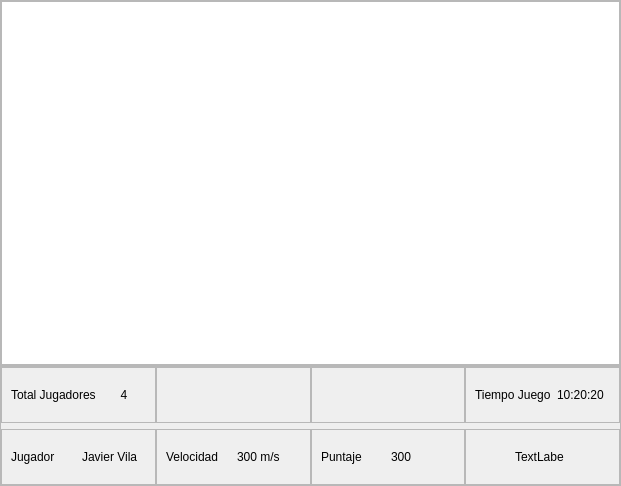
<?xml version="1.0" encoding="UTF-8"?>
<ui version="4.0">
 <class>Dialog</class>
 <widget class="QDialog" name="Dialog">
  <property name="geometry">
   <rect>
    <x>0</x>
    <y>0</y>
    <width>621</width>
    <height>486</height>
   </rect>
  </property>
  <property name="windowTitle">
   <string>Dialog</string>
  </property>
  <layout class="QVBoxLayout" name="verticalLayout_3">
   <property name="spacing">
    <number>0</number>
   </property>
   <property name="leftMargin">
    <number>0</number>
   </property>
   <property name="topMargin">
    <number>0</number>
   </property>
   <property name="rightMargin">
    <number>0</number>
   </property>
   <property name="bottomMargin">
    <number>0</number>
   </property>
   <item>
    <widget class="QWidget" name="widget" native="true">
     <layout class="QVBoxLayout" name="verticalLayout_2">
      <property name="spacing">
       <number>0</number>
      </property>
      <property name="leftMargin">
       <number>0</number>
      </property>
      <property name="topMargin">
       <number>0</number>
      </property>
      <property name="rightMargin">
       <number>0</number>
      </property>
      <property name="bottomMargin">
       <number>0</number>
      </property>
      <item>
       <widget class="QFrame" name="frame">
        <property name="frameShape">
         <enum>QFrame::StyledPanel</enum>
        </property>
        <property name="frameShadow">
         <enum>QFrame::Raised</enum>
        </property>
        <layout class="QVBoxLayout" name="verticalLayout">
         <property name="spacing">
          <number>0</number>
         </property>
         <property name="leftMargin">
          <number>0</number>
         </property>
         <property name="topMargin">
          <number>0</number>
         </property>
         <property name="rightMargin">
          <number>0</number>
         </property>
         <property name="bottomMargin">
          <number>0</number>
         </property>
         <item>
          <widget class="QTableWidget" name="tabla_resultado"/>
         </item>
        </layout>
       </widget>
      </item>
      <item>
       <widget class="QFrame" name="frame_2">
        <property name="minimumSize">
         <size>
          <width>0</width>
          <height>120</height>
         </size>
        </property>
        <property name="maximumSize">
         <size>
          <width>16777215</width>
          <height>120</height>
         </size>
        </property>
        <property name="frameShape">
         <enum>QFrame::StyledPanel</enum>
        </property>
        <property name="frameShadow">
         <enum>QFrame::Raised</enum>
        </property>
        <layout class="QGridLayout" name="gridLayout">
         <property name="leftMargin">
          <number>0</number>
         </property>
         <property name="topMargin">
          <number>0</number>
         </property>
         <property name="rightMargin">
          <number>0</number>
         </property>
         <property name="bottomMargin">
          <number>0</number>
         </property>
         <property name="horizontalSpacing">
          <number>0</number>
         </property>
         <item row="0" column="0">
          <widget class="QFrame" name="frame_3">
           <property name="frameShape">
            <enum>QFrame::StyledPanel</enum>
           </property>
           <property name="frameShadow">
            <enum>QFrame::Raised</enum>
           </property>
           <layout class="QHBoxLayout" name="horizontalLayout_2">
            <item>
             <widget class="QLabel" name="label">
              <property name="text">
               <string>Total Jugadores</string>
              </property>
             </widget>
            </item>
            <item>
             <widget class="QLabel" name="label_cantidad_jugadores">
              <property name="text">
               <string>4</string>
              </property>
              <property name="alignment">
               <set>Qt::AlignCenter</set>
              </property>
             </widget>
            </item>
           </layout>
          </widget>
         </item>
         <item row="0" column="1">
          <widget class="QFrame" name="frame_4">
           <property name="frameShape">
            <enum>QFrame::StyledPanel</enum>
           </property>
           <property name="frameShadow">
            <enum>QFrame::Raised</enum>
           </property>
          </widget>
         </item>
         <item row="0" column="2">
          <widget class="QFrame" name="frame_5">
           <property name="frameShape">
            <enum>QFrame::StyledPanel</enum>
           </property>
           <property name="frameShadow">
            <enum>QFrame::Raised</enum>
           </property>
          </widget>
         </item>
         <item row="0" column="3">
          <widget class="QFrame" name="frame_6">
           <property name="frameShape">
            <enum>QFrame::StyledPanel</enum>
           </property>
           <property name="frameShadow">
            <enum>QFrame::Raised</enum>
           </property>
           <layout class="QHBoxLayout" name="horizontalLayout">
            <item>
             <widget class="QLabel" name="label_9">
              <property name="text">
               <string>Tiempo Juego</string>
              </property>
             </widget>
            </item>
            <item>
             <widget class="QLabel" name="label_tiempo_juego">
              <property name="text">
               <string>10:20:20</string>
              </property>
             </widget>
            </item>
           </layout>
          </widget>
         </item>
         <item row="1" column="0">
          <widget class="QFrame" name="frame_7">
           <property name="frameShape">
            <enum>QFrame::StyledPanel</enum>
           </property>
           <property name="frameShadow">
            <enum>QFrame::Raised</enum>
           </property>
           <layout class="QHBoxLayout" name="horizontalLayout_3">
            <item>
             <widget class="QLabel" name="label_3">
              <property name="text">
               <string>Jugador</string>
              </property>
             </widget>
            </item>
            <item>
             <widget class="QLabel" name="label_jugador">
              <property name="text">
               <string>Javier Vila</string>
              </property>
             </widget>
            </item>
           </layout>
          </widget>
         </item>
         <item row="1" column="1">
          <widget class="QFrame" name="frame_8">
           <property name="frameShape">
            <enum>QFrame::StyledPanel</enum>
           </property>
           <property name="frameShadow">
            <enum>QFrame::Raised</enum>
           </property>
           <layout class="QHBoxLayout" name="horizontalLayout_4">
            <item>
             <widget class="QLabel" name="label_5">
              <property name="text">
               <string>Velocidad </string>
              </property>
             </widget>
            </item>
            <item>
             <widget class="QLabel" name="label_velocidad">
              <property name="text">
               <string>300 m/s</string>
              </property>
             </widget>
            </item>
           </layout>
          </widget>
         </item>
         <item row="1" column="2">
          <widget class="QFrame" name="frame_9">
           <property name="frameShape">
            <enum>QFrame::StyledPanel</enum>
           </property>
           <property name="frameShadow">
            <enum>QFrame::Raised</enum>
           </property>
           <layout class="QHBoxLayout" name="horizontalLayout_5">
            <item>
             <widget class="QLabel" name="label_7">
              <property name="text">
               <string>Puntaje</string>
              </property>
             </widget>
            </item>
            <item>
             <widget class="QLabel" name="label_puntaje">
              <property name="text">
               <string>300</string>
              </property>
             </widget>
            </item>
           </layout>
          </widget>
         </item>
         <item row="1" column="3">
          <widget class="QFrame" name="frame_10">
           <property name="frameShape">
            <enum>QFrame::StyledPanel</enum>
           </property>
           <property name="frameShadow">
            <enum>QFrame::Raised</enum>
           </property>
           <widget class="QLabel" name="label_foto">
            <property name="geometry">
             <rect>
              <x>50</x>
              <y>20</y>
              <width>49</width>
              <height>16</height>
             </rect>
            </property>
            <property name="text">
             <string>TextLabel</string>
            </property>
           </widget>
          </widget>
         </item>
        </layout>
       </widget>
      </item>
     </layout>
    </widget>
   </item>
  </layout>
 </widget>
 <resources/>
 <connections/>
</ui>
